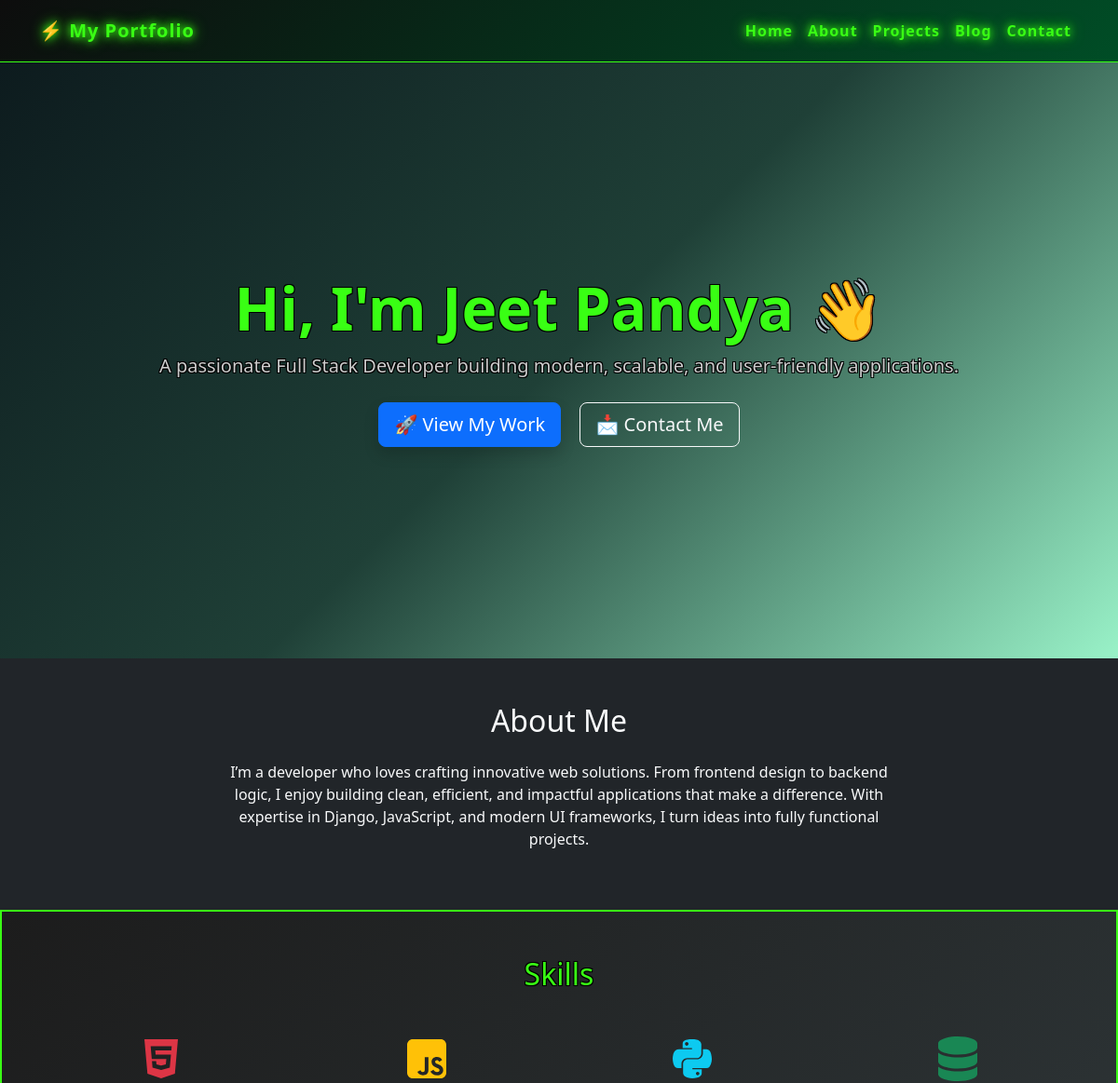
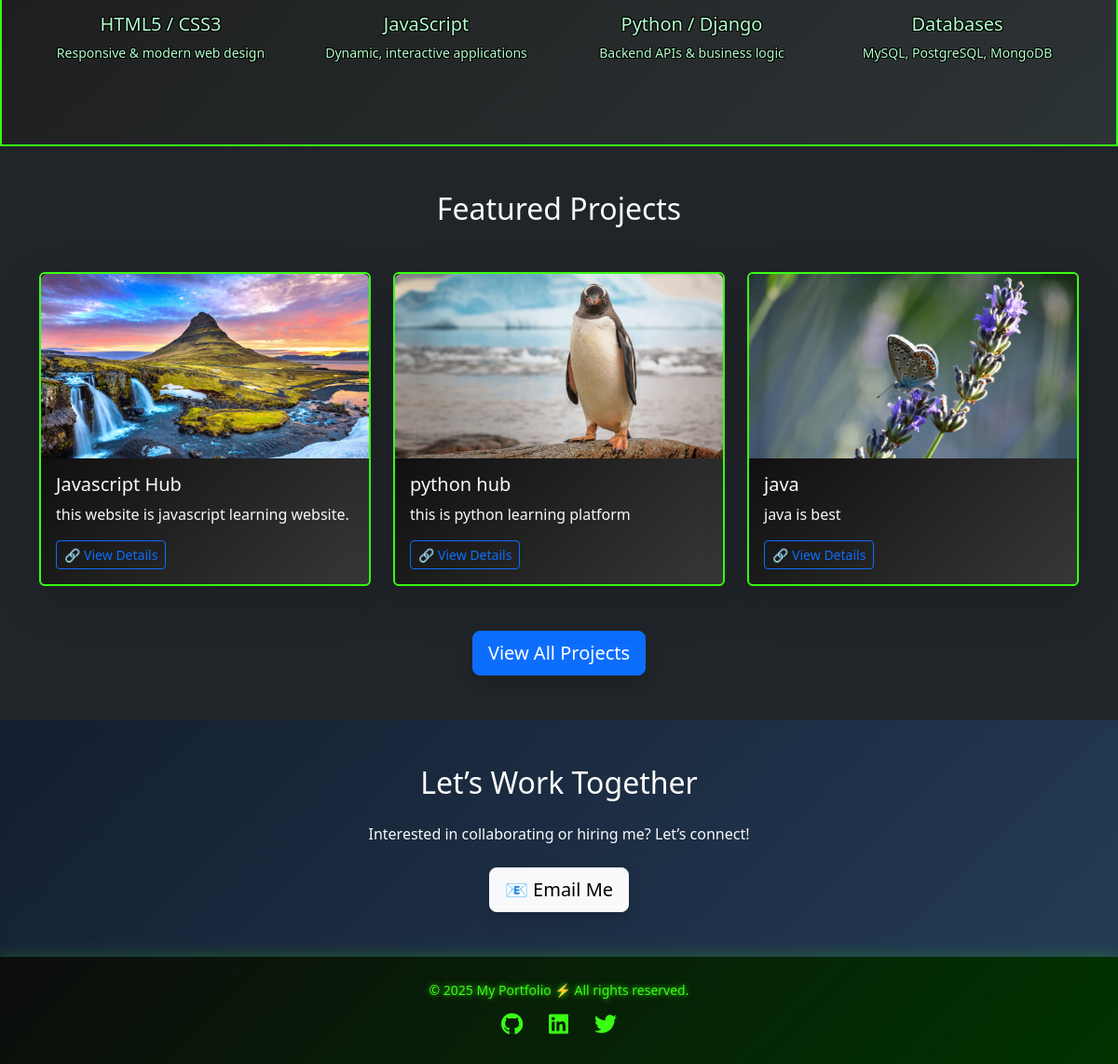
The page / on the database its author committed (2 pictures, top to bottom).
### jeet/models.py (models this page shows, shortened)
class Project(models.Model):
    title = models.CharField(max_length=200)
    description = models.TextField()
    image = models.ImageField(upload_to='projects/')
    url = models.URLField(blank=True)
    technologies = models.TextField('')
    created_at = models.DateTimeField(auto_now_add=True)
    updated_at = models.DateTimeField(auto_now=True)

### jeet/views.py (the view)
# urls.py: path('', views.home, name='home'),
def home(request):
    if request.method == "GET":
        projects = Project.objects.all()[:3]  # Get the latest 3 projects by [:3]
        return render(request, 'home.html', {"projects": projects})

### templates/home.html (shortened to what this page needs)
{% extends 'base.html' %}
{% load static %}
{% block content %}
<section class="hero-section text-center d-flex align-items-center"
    style="background: linear-gradient(135deg, #0d1b1e, #1f4037, #99f2c8 ); height: 80vh;">
    <div class="container">
        <h1 class="display-3 fw-bold toxic-green">Hi, I'm Jeet Pandya 👋</h1>
        <p class="lead mb-4 toxic-sub">A passionate Full Stack Developer building modern, scalable, and user-friendly applications.</p>
        <a href="{% url 'projects' %}" class="btn btn-primary btn-lg mx-2 my-2 my-md-0 shadow">🚀 View My Work</a>
        <a href="{% url 'contact' %}" class="btn btn-outline-light btn-lg mx-2 my-2 my-md-0">📩 Contact Me</a>
    </div>
</section>
<section class="py-5 bg-dark">
    <div class="container">
        <h2 class="text-center mb-4 text-light">About Me</h2>
        <p class="text-center text-light col-lg-8 mx-auto">
            I’m a developer who loves crafting innovative web solutions.
            From frontend design to backend logic, I enjoy building clean, efficient, and impactful applications
            that make a difference. With expertise in Django, JavaScript, and modern UI frameworks,
            I turn ideas into fully functional projects.
        </p>
    </div>
</section>
<section class="py-5 toxic-border" style="background: linear-gradient(135deg, #1c1c1c, #2d3436); color: #f8f9fa;">
    <div class="container">
        <h2 class="text-center mb-5 toxic-green">Skills</h2>
        <div class="row text-center">
            <div class="col-md-3 mb-4">
                <i class="fab fa-html5 fa-3x text-danger mb-3"></i>
                <h5 class="toxic-sub">HTML5 / CSS3</h5>
                <p class="toxic-sub small">Responsive & modern web design</p>
            </div>
            <div class="col-md-3 mb-4">
                <i class="fab fa-js-square fa-3x text-warning mb-3"></i>
                <h5 class="toxic-sub">JavaScript</h5>
                <p class="toxic-sub small">Dynamic, interactive applications</p>
            </div>
            <div class="col-md-3 mb-4">
                <i class="fab fa-python fa-3x text-info mb-3"></i>
                <h5 class="toxic-sub">Python / Django</h5>
                <p class="toxic-sub small">Backend APIs & business logic</p>
            </div>
            <div class="col-md-3 mb-4">
                <i class="fas fa-database fa-3x text-success mb-3"></i>
                <h5 class="toxic-sub">Databases</h5>
                <p class="toxic-sub small">MySQL, PostgreSQL, MongoDB</p>
            </div>
        </div>
    </div>
</section>
<section class="py-5 bg-dark">
    <div class="container">
        <h2 class="text-center mb-5 text-light">Featured Projects</h2>
        <div class="row">
            {% for project in projects|slice:":3" %}
                <div class="col-md-4 mb-4">
                    <div class="card h-100 shadow-lg project-card gradient-card toxic-border"
                     style="background: linear-gradient(135deg, #000000ff, #373737ff);">
                        <img src="{{ project.image.url }}" class="card-img-top rounded-top" alt="{{ project.title }}">
                        <div class="card-body">
                            <h5 class="card-title text-light">{{ project.title }}</h5>
                            <p class="card-text text-light">{{ project.description|truncatewords:20 }}</p>
                            <a href="{{ project.url }}" class="btn btn-outline-primary btn-sm">🔗 View Details</a>
                        </div>
                    </div>
                </div>
            {% endfor %}
        </div>
        <div class="text-center mt-4">
            <a href="{% url 'projects' %}" class="btn btn-primary btn-lg shadow">View All Projects</a>
        </div>
    </div>
</section>
<section id="contact" class="py-5 text-white text-center"
         style="background: linear-gradient(135deg, #141E30, #243B55);">
    <div class="container">
        <h2 class="mb-4">Let’s Work Together</h2>
        <p class="mb-4 text-light">Interested in collaborating or hiring me? Let’s connect!</p>
        <a href="mailto:your.email@example.com" class="btn btn-light btn-lg shadow">📧 Email Me</a>
    </div>
</section>
{% endblock %}

### templates/base.html (style rules this page uses)
:root { --toxic-green: #39ff14; --dark-bg: #0d0d0d; --deep-green: #004d26; }
body { background: var(--dark-bg); color: #fff; font-family: 'Segoe UI', Tahoma, Geneva, Verdana, sans-serif; }
.toxic-green { color: #39ff14; text-shadow: -1px -1px 0 #000, 1px -1px 0 #000, -1px 1px 0 #000, 1px 1px 0 #000; }
.toxic-sub { color: #b3ffcc; text-shadow: -1px -1px 0 #000, 1px -1px 0 #000, -1px 1px 0 #000, 1px 1px 0 #000; }
.gradient-card { background: linear-gradient(145deg, #1a1a1a, #2a2a2a); color: #fff; transition: transform 0.3s ease, box-shadow 0.3s ease; }
.toxic-border { border: 2px solid #39ff14 !important; }
.hero-section p { color: #ccc !important; }
.gradient-card { transition: transform 0.3s ease, box-shadow 0.3s ease; }

### rows shown on the page
Project: image (picture), title "Javascript Hub", description "this website is javascript learning website."
Project: image (picture), title "python hub", description "this is python learning platform"
Project: image (picture), title "java", description "java is best"
